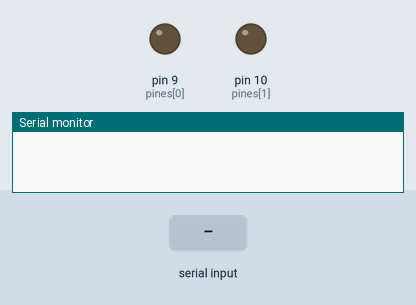
The sketch below on a simulated Arduino Uno, built with avr-gcc and run on an emulated ATmega328P. Parts: output pins drawn as LEDs (lit = HIGH), the last lines printed to the serial monitor. Inputs (shaded band) come from the test bench.

Above: at 1.2 s.
1.3 s: "on\n" received over Serial
At 2.5 s:
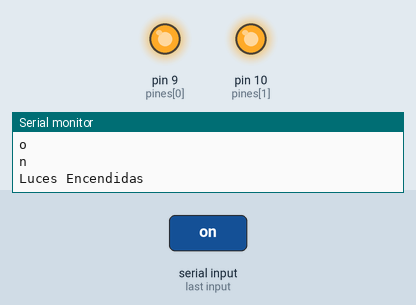
2.8 s: "off\n" received over Serial
At 3.9 s:
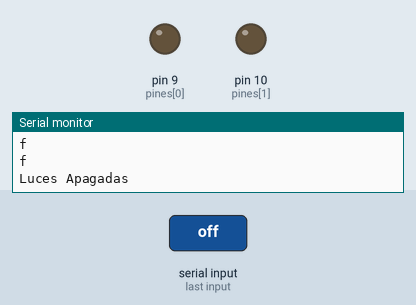
Timing chart, 0 to 5.8 s (numbered marks = the images above; inputs shaded):
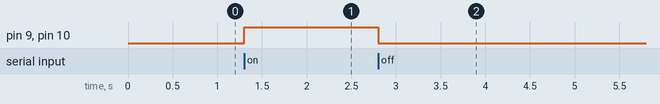

The sketch:

IluminacionPecera.ino
```cpp
/*
 Codigo escrito para encendido y apagado de iluminacion para una pecera.
 Cuando por serie se recibe un "on", la ilumincaion es encendida a travez de los pines 9 y 10, cuando es recibido un "off" se apagan ambos

 */

int pines[] = {9,10};            // Pines utilizar
int pinesCantidad = 3;           // Cantidad de pines a utilizar
boolean estadoLuz = false;       // Estado de la iluminación
String inputString = "";         // Variable que almacena cada cadena entrante al puerto serie
boolean stringComplete = false;  // Define si se completó la cadena

void setup() {
  // Inicializo puerto serie
  Serial.begin(9600);

  // reserva 200 bytes para inputString:
  inputString.reserve(200);

  // Declaro pines de salida
  for (int pinNro = 0; pinNro < pinesCantidad; pinNro++ ){
    pinMode(pines[pinNro],OUTPUT);
  }
}

void loop() {

  // Llamo a la funcion de evento serie para verificar entrada de datos
  serialEvent();

  // Imprime la cadena cuando llega una nueva linea:
  if (stringComplete) {
    //Serial.println(inputString);

    // Analizo el valor de la cadena para encender o apagar iluminación
    if(inputString == "on"){
      estadoLuz = true;
      Serial.println("Luces Encendidas");
    }
    else if (inputString == "off"){
          estadoLuz = false;
          Serial.println("Luces Apagadas");
    }

    // Limpio la cadena para esperar nuevos datos entrantes
    inputString = "";
    stringComplete = false;
  }

  // Enciendo o apago todos los pines de iluminacion
  for (int pinNro = 0; pinNro < pinesCantidad; pinNro++ ){
    digitalWrite(pines[pinNro],estadoLuz);
  }

}


/////////////////////////////////////////////////////////// FUNCIONES ////////////////////////////////////////////////////////////////////


// Evento en serie (Lee cadena entrante a puerto serie y luego de un "\n" almacena el string en inputString)
void serialEvent() {
  while (Serial.available()) {
    // Toma un nuevo byte
    char inChar = (char)Serial.read();
    Serial.println(inChar);

    // Si el caracter entrante es una nueva linea (\n) se setea el flag de cadena completa (StringComplete) en true sino agrega el char a inputString
    if (inChar == '\n') {
      stringComplete = true;
      // Quito el caracter de nueva linea (\n) de inputString
      inputString.trim();
    }
    else{
      // Agrego la cadena a inputString:
      inputString += inChar;
    }
  }
}
```

Measured:
- after the input at 1.3 s, pin 9 (pines[0]), pin 10 (pines[1]): LOW → HIGH at once
- after the input at 2.8 s, pin 9 (pines[0]), pin 10 (pines[1]): HIGH → LOW at once
